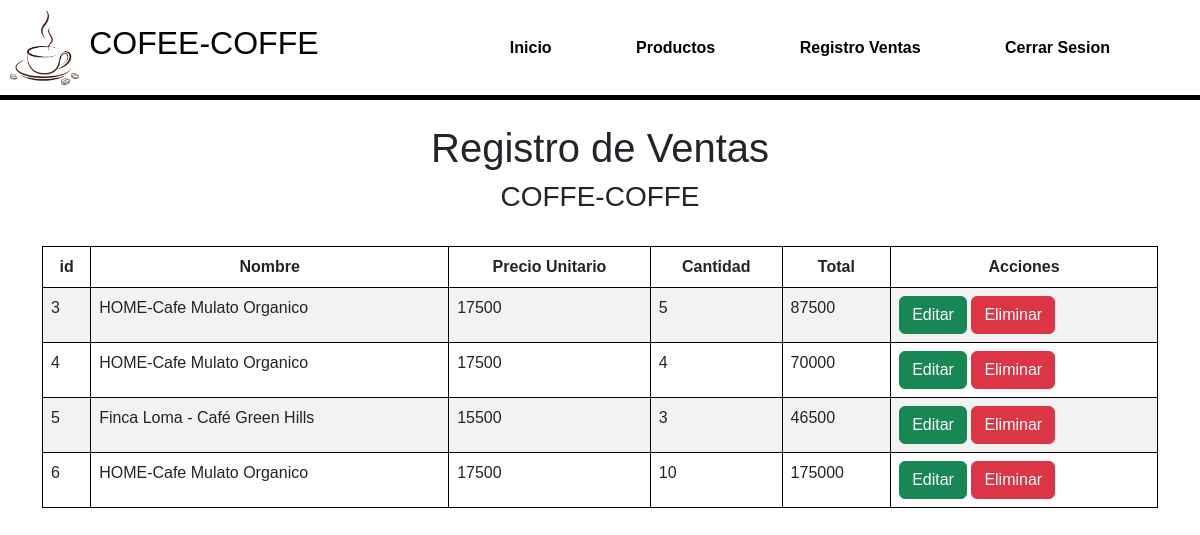
Page /vista/registroventas.php (signed in) on the committed database.
### tables this page shows
CREATE TABLE `ventas` (
  `Id` bigint(20) NOT NULL,
  `nombre` varchar(45) NOT NULL,
  `cantidad` int(5) NOT NULL,
  `precio_unit` int(11) NOT NULL,
  `total` int(6) NOT NULL
);

### vista/registroventas.php (the view, shortened to what this page needs)
<?php
$objeto = new Conexion();
$conexion = $objeto->Conectar();
$consulta = "SELECT * FROM ventas";
$resultado = $conexion->prepare($consulta);
$resultado->execute();
$usuarios = $resultado->fetchAll(PDO::FETCH_ASSOC);
?>
<!Doctype html>
<html lang="es">
<head>
	<link href="https://cdn.jsdelivr.net/npm/bootstrap@5.3.0-alpha1/dist/css/bootstrap.min.css" rel="stylesheet">
    <link rel="stylesheet" href="../styles/Stylecomprar.css">
</head>
<body>
<header>
        <a href="../Index.php" class="logo">
            <img src="../img/logo.png" alt="Logo de la compañia">
            <h2 class="nombreE">COFEE-COFFE</h2>
        </a>
        <nav>
            <a href="../Index.php">Inicio</a>
            <a href="../vista/producto.php">Productos</a>
            <a href="registroventas.php">Registro Ventas</a>
			<a href="./controlador/logaut.php">Cerrar Sesion</a>
        </nav>
  </header>
<br>
	<h1 class="text-center">Registro de Ventas</h1>
	<h3 class="text-center">COFFE-COFFE</h3><br>
	<div class="container">
	<div class="row">
		<div class="col-lg-12">
		<table id="tablaUsuarios" class="table table-white table-borderless table-striped table-bordered border-black" style="width: 100%">
			<thead class="text-center">
			<th>id</th>
			<th>Nombre</th>
			<th>Precio Unitario</th>
			<th>Cantidad</th>
			<th>Total</th>
			<th>Acciones</th>
			</thead>
			<tbody>
			<?php
			foreach($usuarios as $filtro){
			?>
			<tr>
				<td><?php echo $filtro['Id']?></td>
				<td><?php echo $filtro['nombre']?></td>
				<td><?php echo $filtro['precio_unit']?></td>
				<td><?php echo $filtro['cantidad']?></td>
				<td><?php echo $filtro['total']?></td>
				<td><button type="button" class="btn btn-success editbtn" data-bs-toggle="modal" data-bs-target="#editar">Editar</button>
					<button type="button" class="btn btn-danger deletebtn" data-bs-toggle="modal" data-bs-target="#eliminar">Eliminar</button></td>
				</tr>
				<?php
			}
				?>
			</tbody>
			</table>
		   </div>
		</div>
		</div>
		</body>
		</html>

### styles/Stylecomprar.css (style rules this page uses)
body { margin: 0; font-family: sans-serif; }
a { text-decoration: none; color: black; }
header { display: flex; min-height: 70px; justify-content: space-between; background-color: white; align-items: center; padding: 10px; border-bottom: 5px solid black; }
.logo { display: flex; align-items: center; }
.logo img { height: 75px; margin-right: 10px; }
nav a { font-weight: 750; padding-right: 80px; }

### rows in the picture
ventas: Id "3", nombre "HOME-Cafe Mulato Organico", precio_unit "17500", cantidad "5", total "87500"
ventas: Id "4", nombre "HOME-Cafe Mulato Organico", precio_unit "17500", cantidad "4", total "70000"
ventas: Id "5", nombre "Finca Loma - Café Green Hills", precio_unit "15500", cantidad "3", total "46500"
ventas: Id "6", nombre "HOME-Cafe Mulato Organico", precio_unit "17500", cantidad "10", total "175000"
